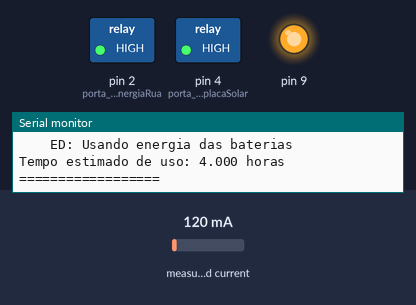
Simulated run of this sketch. Board: Arduino Uno, built with avr-gcc and run on an emulated ATmega328P. Parts: switched loads named in the sketch (green lamp = pin HIGH), output pins drawn as LEDs (lit = HIGH), the last lines printed to the serial monitor. The inputs (shaded band) are chosen by the test bench; at power-on: measured current 120 mA.

Above: at 3.9 s.
4.0 s: measured current set to 85 mA
10.8 s: measured current set to 77 mA
At 25.9 s:
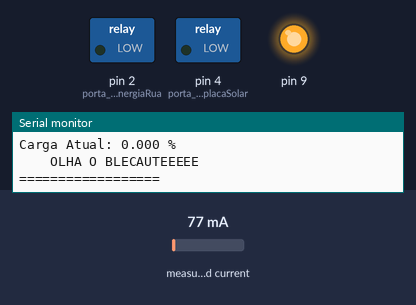
Timing chart, 0 to 26.3 s (numbered marks = the images above; inputs shaded):
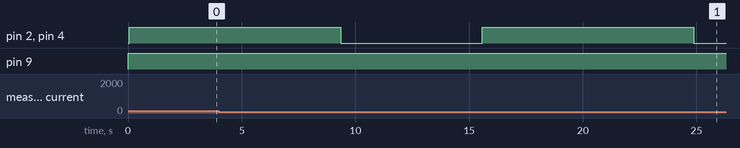

Measured:
- the behaviour switches between 81 and 80 mA on measured current (found by bisection; images 0 and 1)
- after the input at 10.8 s, pin 2 (porta_rele_energiaRua), pin 4 (porta_rele_placaSolar): LOW → HIGH after 4.8 s, → LOW 9.3 s later

The sketch:

Codigo_sistema.ino
```cpp
#include <ACS712.h>
#define estadoA 0
#define estadoB 1
#define estadoC 2
#define estadoD 3
/*
estadoA = blecaute
estadoB = sem energia da rua e com carga na bateria
estadoC = com energia da rua e com carga parcial na bateria
estadoD = com energia da rua e com carga total na bateria*/
ACS712 sensor(ACS712_30A, A0);


int tensao_bateria = 9; // tensao em Volts;
int capacidade_bateria = 250; //capacidade em mAh;
int carga_atual = 0; // carga em porcentagem;
int recarregador_bateria = 20; // quanto a placa solar recarrega, em mA;
int taxa_consumo = 50; //taxa em mA

//Porta ligada ao pino IN1 do modulo
int porta_rele_energiaRua = 2;
//Porta ligada ao pino IN2 do modulo
int porta_rele_placaSolar = 4;
int estadoAtual = estadoD; //estado inicial

float I = 0;

void imprime_dados(){
  Serial.print("Corrente da rua: ");
  Serial.print(I, 4);
  Serial.println(" A");

  Serial.print("Carga Atual: ");
  Serial.print( (((float)carga_atual/capacidade_bateria)*100), 3);
  Serial.println(" %");
}

void tempo_recarga(){
  Serial.print("Tempo estimado de recarga: ");
  Serial.print((float)(capacidade_bateria - carga_atual)/recarregador_bateria, 2);
  Serial.println(" horas");
  carga_atual = carga_atual + recarregador_bateria;
  if(carga_atual > capacidade_bateria){
    carga_atual = capacidade_bateria;
  }
}

void tempo_uso(){
  Serial.print("Tempo estimado de uso: ");
  Serial.print((float)carga_atual/taxa_consumo, 3);
  Serial.println(" horas");
  carga_atual = carga_atual - taxa_consumo;
  if(carga_atual < 0){
    carga_atual = 0;
  }
}

void setup() {
  Serial.begin(9600);
  sensor.calibrate();
  pinMode(9, OUTPUT);

  //Define pinos para o rele como saida
  pinMode(porta_rele_energiaRua, OUTPUT);
  pinMode(porta_rele_placaSolar, OUTPUT);
  carga_atual = capacidade_bateria;
}

void loop() {
  digitalWrite(9, HIGH);
  I = sensor.getCurrentAC(60);
  if(I <= 0.08){
    I = 0;
  }
  imprime_dados();

  switch(estadoAtual){
    case estadoA:
      Serial.println("    OLHA O BLECAUTEEEEE    ");
      digitalWrite(porta_rele_energiaRua, LOW);
      digitalWrite(porta_rele_placaSolar, LOW);
      if(I != 0){
        estadoAtual = estadoC;
      }
      break;
    case estadoB:
      Serial.println("    EB: Usando energia das baterias    ");//ativa energia da bateria
      digitalWrite(porta_rele_energiaRua, HIGH);
      digitalWrite(porta_rele_placaSolar, HIGH);
      tempo_uso();
      if(carga_atual == 0){
        estadoAtual = estadoA;
      } else if(I != 0){
        estadoAtual = estadoC;
      }
      break;
    case estadoC:
      Serial.println("    EC: Recarregando baterias    ");//recarregar bateria
      digitalWrite(porta_rele_energiaRua, LOW);
      digitalWrite(porta_rele_placaSolar, LOW);
      tempo_recarga();
      if(I == 0){
        estadoAtual = estadoB;
      } else if(carga_atual == capacidade_bateria){
        estadoAtual = estadoD;
      }
      break;
    case estadoD:
      Serial.println("    ED: Usando energia das baterias    ");//ativa energia da bateria
      digitalWrite(porta_rele_energiaRua, HIGH);
      digitalWrite(porta_rele_placaSolar, HIGH);
      tempo_uso();
      if(I == 0){
        estadoAtual = estadoB;
      }
      else if((float)carga_atual/capacidade_bateria < 0.5){
        estadoAtual = estadoC;
      }
      break;
    default:
      break;
  }
  Serial.println("==================");
  delay(3000);
}
```
